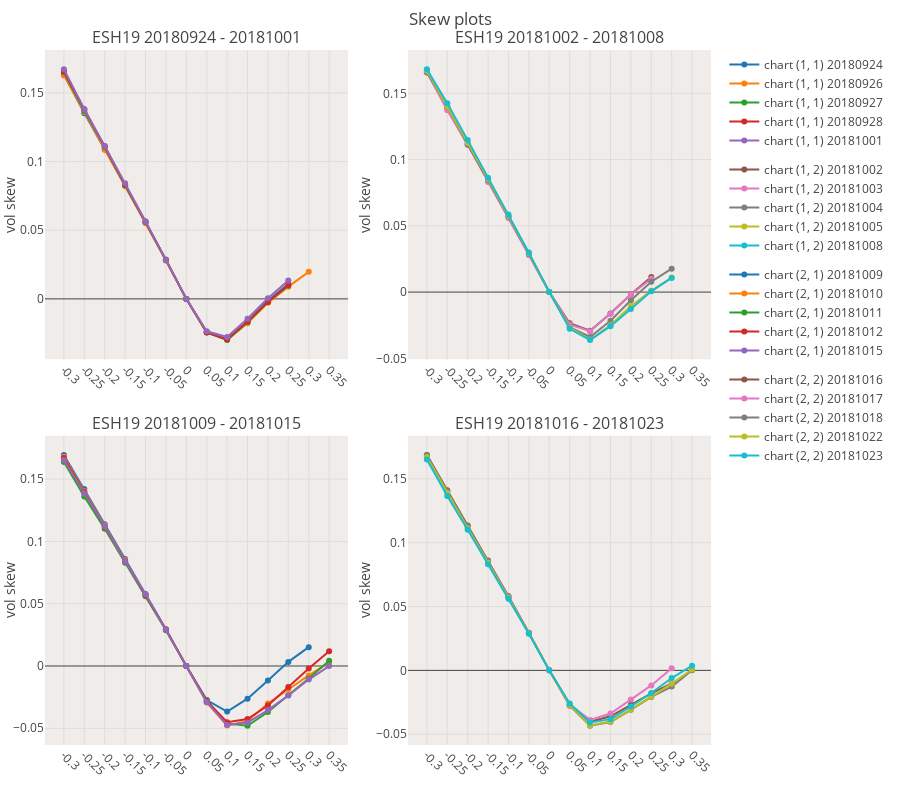
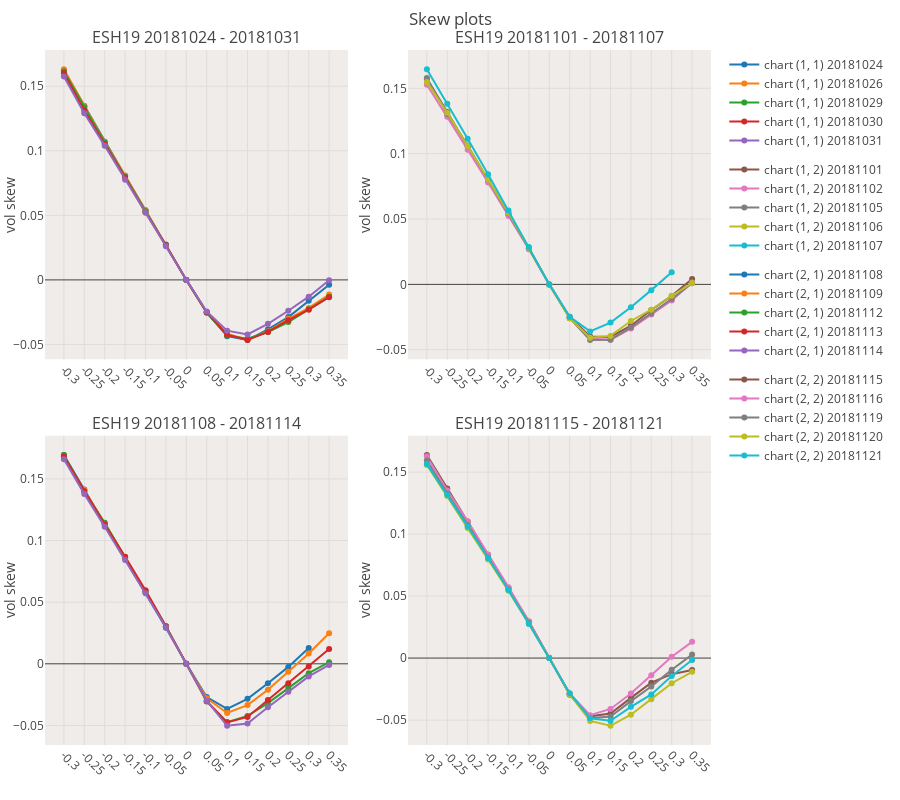
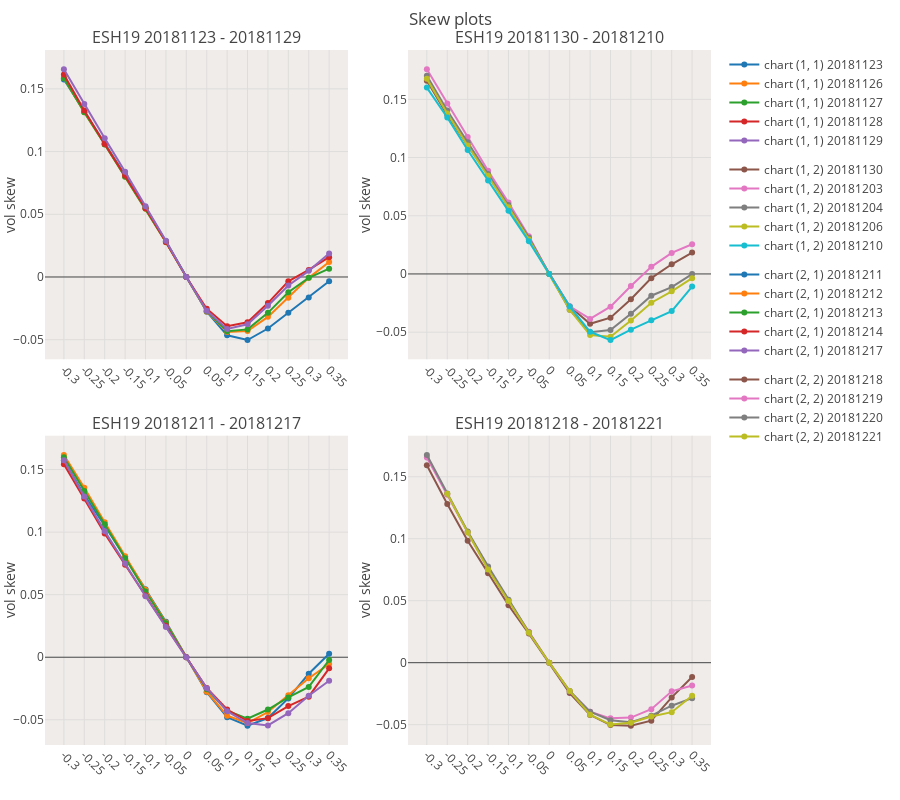
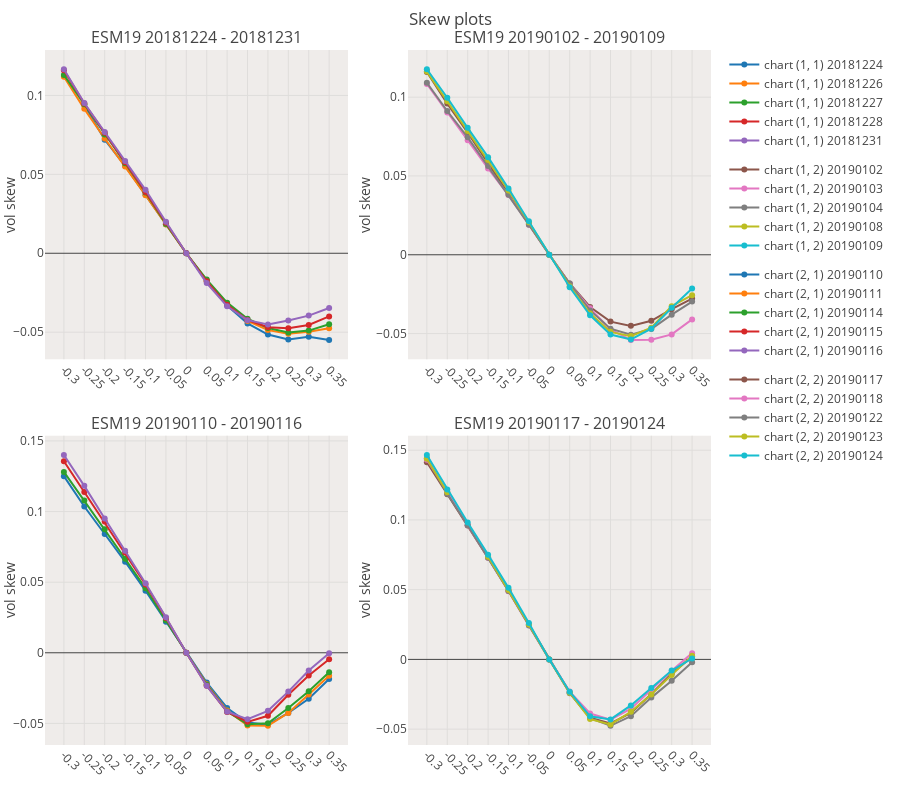

Here is the notebook cell these charts were saved with, in order:
### Code cell
grid_plot=True
clist = [c for c in all_contracts if (c[:2]==f'{SYMBOL_TO_RESEARCH}') & (c[-2:]=='19')]
for c in clist:
    dft = df_iv_final[df_iv_final.symbol==c]
    if len(dft)<=0:
        print(f'no data for symbol {c}')
        continue
    if grid_plot:
        graph_skew_subplots(df_iv_final[df_iv_final.symbol==c])
    else:
        rls = graph_skew(df_iv_final[df_iv_final.symbol==c],do_plot=True)
